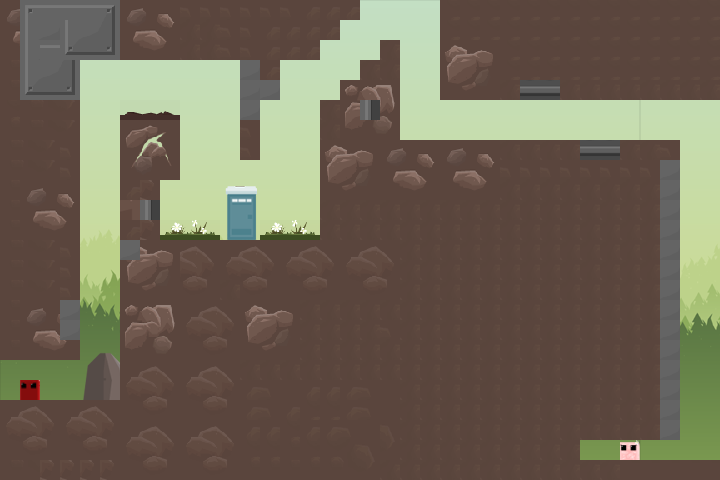

This is a level from a 2D game, rendered from its Tiled map with the project's own tilesets. A one-line summary and the map file follow, with tile-layer data summarised:
An orthogonal 36x24 tile map with 20x20 px tiles, 4 tile layers (background, foreground, stationary, shoot_right), 5 tilesets and 38 objects (bandage).

<map version="1.10" tiledversion="1.12.1" orientation="orthogonal" renderorder="right-down" width="36" height="24" tilewidth="20" tileheight="20" infinite="0" nextlayerid="8" nextobjectid="109">
 <tileset firstgid="1" name="myimages" tilewidth="20" tileheight="20" tilecount="16" columns="16">
  <image source="myimages.png" width="320" height="20" />
 </tileset>
 <tileset firstgid="17" name="forestbg" tilewidth="20" tileheight="20" tilecount="768" columns="32">
  <image source="forestbg.png" width="640" height="480" />
 </tileset>
 <tileset firstgid="785" name="forestbgflipped" tilewidth="20" tileheight="20" tilecount="768" columns="32">
  <image source="forestbgflipped.png" width="640" height="480" />
 </tileset>
 <tileset firstgid="1553" name="foresttiles01" tilewidth="20" tileheight="20" tilecount="900" columns="30">
  <image source="foresttiles01.png" width="600" height="600" />
 </tileset>
 <tileset firstgid="2453" name="forestset1" tilewidth="20" tileheight="20" tilecount="676" columns="26">
  <image source="forestset1.png" width="520" height="520" />
 </tileset>
 <layer id="1" name="background" width="36" height="24">
  <data>[864 cells, 863 non-empty, 863 distinct tile ids]</data>
 </layer>
 <layer id="3" name="foreground" width="36" height="24">
  <data>[864 cells, 43 non-empty, 35 distinct tile ids]</data>
 </layer>
 <layer id="2" name="stationary" width="36" height="24">
  <data>[864 cells, 679 non-empty, 80 distinct tile ids]</data>
 </layer>
 <layer id="6" name="shoot_right" width="36" height="24">
  <data>[864 cells, 2 non-empty, 1 distinct tile ids]</data>
 </layer>
 <objectgroup id="4" name="saws">
  <object id="18" x="228.23" y="127.341" width="43.5391" height="43.5391">
   <ellipse />
  </object>
  <object id="24" x="112.35" y="236.171" width="25" height="25">
   <ellipse />
  </object>
  <object id="55" x="66" y="308" width="25" height="25">
   <ellipse />
  </object>
  <object id="57" x="30" y="15" width="70" height="70">
   <ellipse />
  </object>
  <object id="59" x="591" y="129" width="20" height="20">
   <ellipse />
  </object>
  <object id="60" x="529" y="91" width="20" height="20">
   <ellipse />
  </object>
  <object id="62" x="670" y="180" width="20" height="20">
   <ellipse />
  </object>
  <object id="63" x="670" y="340" width="20" height="20">
   <ellipse />
  </object>
  <object id="64" x="670" y="300" width="20" height="20">
   <ellipse />
  </object>
  <object id="65" x="670" y="280" width="20" height="20">
   <ellipse />
  </object>
  <object id="66" x="670" y="260" width="20" height="20">
   <ellipse />
  </object>
  <object id="67" x="670" y="200" width="20" height="20">
   <ellipse />
  </object>
  <object id="68" x="670" y="220" width="20" height="20">
   <ellipse />
  </object>
  <object id="69" x="670" y="240" width="20" height="20">
   <ellipse />
  </object>
  <object id="70" x="670" y="360" width="20" height="20">
   <ellipse />
  </object>
  <object id="72" x="670" y="380" width="20" height="20">
   <ellipse />
  </object>
  <object id="73" x="670" y="320" width="20" height="20">
   <ellipse />
  </object>
  <object id="74" x="670" y="400" width="20" height="20">
   <ellipse />
  </object>
 </objectgroup>
 <objectgroup id="5" name="rectangle">
  <object id="26" x="0" y="399.801" width="160.639" height="80.3977" />
  <object id="34" x="1" y="2" width="178" height="57.3614" />
  <object id="36" x="181" y="1" width="177" height="18" />
  <object id="79" x="160" y="239.319" width="458" height="240.681" />
  <object id="80" x="617" y="140" width="62" height="300" />
  <object id="81" x="320" y="139" width="297" height="99" />
  <object id="82" x="320" y="100" width="81" height="37" />
  <object id="83" x="339" y="79" width="61" height="21" />
  <object id="84" x="361" y="59" width="39" height="18" />
  <object id="85" x="381" y="38" width="19" height="19" />
  <object id="88" x="440" y="1" width="279" height="97" />
  <object id="90" x="1" y="59.8011" width="78" height="299.199" />
  <object id="91" x="237" y="61" width="25" height="97" />
  <object id="92" x="261" y="60" width="20" height="40" />
  <object id="93" x="179" y="18" width="142" height="41" />
  <object id="94" x="322" y="16" width="18" height="23" />
  <object id="95" x="617" y="459" width="104" height="21" />
  <object id="101" x="120" y="115" width="40" height="305" />
  <object id="102" x="160" y="115" width="20" height="65" />
 </objectgroup>
 <objectgroup id="7" name="items">
  <object id="107" name="bandage" x="163.229" y="188.735" width="28" height="28" />
 </objectgroup>
</map>
